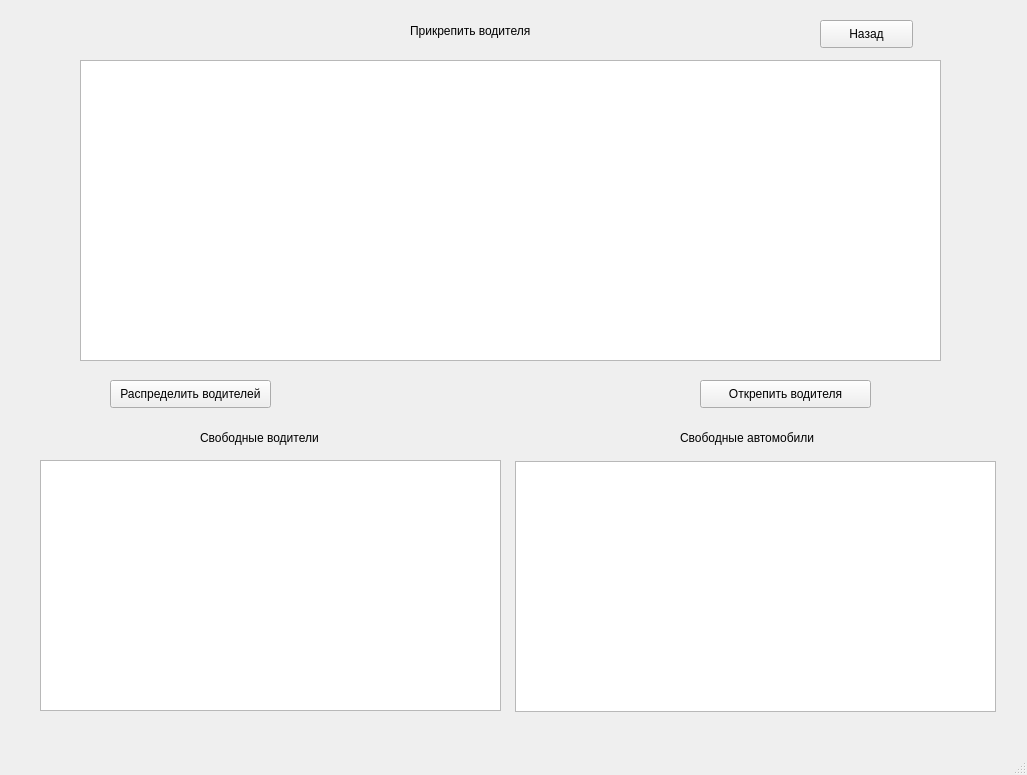
<?xml version="1.0" encoding="UTF-8"?>
<ui version="4.0">
 <class>MainWindow</class>
 <widget class="QMainWindow" name="MainWindow">
  <property name="geometry">
   <rect>
    <x>0</x>
    <y>0</y>
    <width>1027</width>
    <height>775</height>
   </rect>
  </property>
  <property name="windowTitle">
   <string>MainWindow</string>
  </property>
  <widget class="QWidget" name="centralwidget">
   <widget class="QLabel" name="label">
    <property name="geometry">
     <rect>
      <x>410</x>
      <y>10</y>
      <width>141</width>
      <height>41</height>
     </rect>
    </property>
    <property name="text">
     <string>Прикрепить водителя</string>
    </property>
   </widget>
   <widget class="QPushButton" name="btn_back">
    <property name="geometry">
     <rect>
      <x>820</x>
      <y>20</y>
      <width>93</width>
      <height>28</height>
     </rect>
    </property>
    <property name="text">
     <string>Назад</string>
    </property>
   </widget>
   <widget class="QListView" name="listView_united">
    <property name="geometry">
     <rect>
      <x>80</x>
      <y>60</y>
      <width>861</width>
      <height>301</height>
     </rect>
    </property>
   </widget>
   <widget class="QPushButton" name="btn_united">
    <property name="geometry">
     <rect>
      <x>110</x>
      <y>380</y>
      <width>161</width>
      <height>28</height>
     </rect>
    </property>
    <property name="text">
     <string>Распределить водителей</string>
    </property>
   </widget>
   <widget class="QPushButton" name="btn_ununited">
    <property name="geometry">
     <rect>
      <x>700</x>
      <y>380</y>
      <width>171</width>
      <height>28</height>
     </rect>
    </property>
    <property name="text">
     <string>Открепить водителя</string>
    </property>
   </widget>
   <widget class="QListView" name="listView_free_driver">
    <property name="geometry">
     <rect>
      <x>40</x>
      <y>460</y>
      <width>461</width>
      <height>251</height>
     </rect>
    </property>
   </widget>
   <widget class="QLabel" name="label_2">
    <property name="geometry">
     <rect>
      <x>200</x>
      <y>430</y>
      <width>131</width>
      <height>16</height>
     </rect>
    </property>
    <property name="text">
     <string>Свободные водители</string>
    </property>
   </widget>
   <widget class="QListView" name="listView_3">
    <property name="geometry">
     <rect>
      <x>515</x>
      <y>461</y>
      <width>481</width>
      <height>251</height>
     </rect>
    </property>
   </widget>
   <widget class="QLabel" name="label_3">
    <property name="geometry">
     <rect>
      <x>680</x>
      <y>430</y>
      <width>151</width>
      <height>16</height>
     </rect>
    </property>
    <property name="text">
     <string>Свободные автомобили</string>
    </property>
   </widget>
  </widget>
  <widget class="QMenuBar" name="menubar">
   <property name="geometry">
    <rect>
     <x>0</x>
     <y>0</y>
     <width>1027</width>
     <height>26</height>
    </rect>
   </property>
  </widget>
  <widget class="QStatusBar" name="statusbar"/>
 </widget>
 <resources/>
 <connections/>
</ui>
